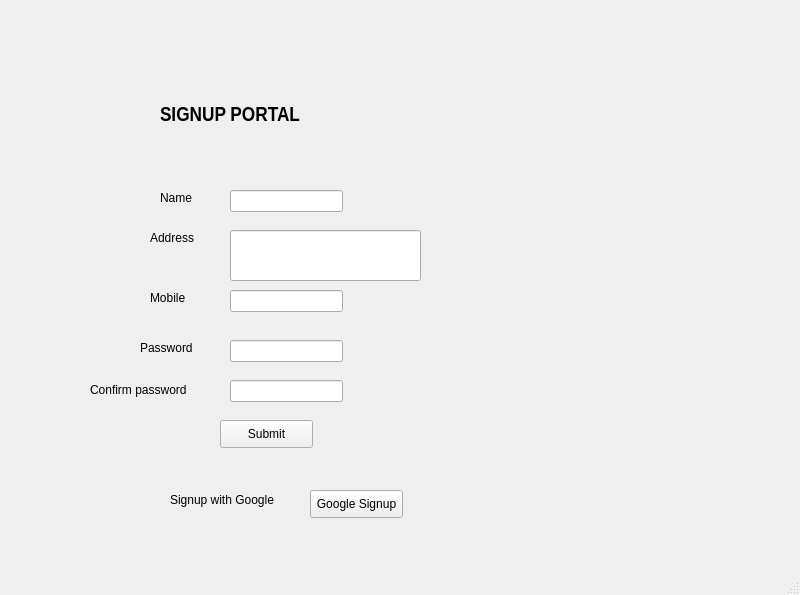
<?xml version="1.0" encoding="UTF-8"?>
<ui version="4.0">
 <class>MainWindow</class>
 <widget class="QMainWindow" name="MainWindow">
  <property name="geometry">
   <rect>
    <x>0</x>
    <y>0</y>
    <width>800</width>
    <height>595</height>
   </rect>
  </property>
  <property name="windowTitle">
   <string>MainWindow</string>
  </property>
  <widget class="QWidget" name="centralwidget">
   <widget class="QLabel" name="label">
    <property name="geometry">
     <rect>
      <x>160</x>
      <y>70</y>
      <width>291</width>
      <height>91</height>
     </rect>
    </property>
    <property name="font">
     <font>
      <family>Arial Narrow</family>
      <pointsize>16</pointsize>
      <weight>75</weight>
      <bold>true</bold>
     </font>
    </property>
    <property name="text">
     <string>SIGNUP PORTAL</string>
    </property>
   </widget>
   <widget class="QLabel" name="label_2">
    <property name="geometry">
     <rect>
      <x>160</x>
      <y>190</y>
      <width>53</width>
      <height>16</height>
     </rect>
    </property>
    <property name="text">
     <string>Name</string>
    </property>
   </widget>
   <widget class="QLabel" name="label_3">
    <property name="geometry">
     <rect>
      <x>150</x>
      <y>230</y>
      <width>53</width>
      <height>16</height>
     </rect>
    </property>
    <property name="text">
     <string>Address</string>
    </property>
   </widget>
   <widget class="QLabel" name="label_4">
    <property name="geometry">
     <rect>
      <x>150</x>
      <y>290</y>
      <width>53</width>
      <height>16</height>
     </rect>
    </property>
    <property name="text">
     <string>Mobile</string>
    </property>
   </widget>
   <widget class="QLineEdit" name="lineEdit">
    <property name="geometry">
     <rect>
      <x>230</x>
      <y>190</y>
      <width>113</width>
      <height>22</height>
     </rect>
    </property>
   </widget>
   <widget class="QLineEdit" name="lineEdit_2">
    <property name="geometry">
     <rect>
      <x>230</x>
      <y>230</y>
      <width>191</width>
      <height>51</height>
     </rect>
    </property>
   </widget>
   <widget class="QLineEdit" name="lineEdit_3">
    <property name="geometry">
     <rect>
      <x>230</x>
      <y>290</y>
      <width>113</width>
      <height>22</height>
     </rect>
    </property>
   </widget>
   <widget class="QLabel" name="label_5">
    <property name="geometry">
     <rect>
      <x>140</x>
      <y>340</y>
      <width>71</width>
      <height>16</height>
     </rect>
    </property>
    <property name="text">
     <string>Password</string>
    </property>
   </widget>
   <widget class="QLineEdit" name="lineEdit_4">
    <property name="geometry">
     <rect>
      <x>230</x>
      <y>340</y>
      <width>113</width>
      <height>22</height>
     </rect>
    </property>
   </widget>
   <widget class="QLabel" name="label_6">
    <property name="geometry">
     <rect>
      <x>90</x>
      <y>380</y>
      <width>111</width>
      <height>20</height>
     </rect>
    </property>
    <property name="text">
     <string>Confirm password</string>
    </property>
   </widget>
   <widget class="QLineEdit" name="lineEdit_5">
    <property name="geometry">
     <rect>
      <x>230</x>
      <y>380</y>
      <width>113</width>
      <height>22</height>
     </rect>
    </property>
   </widget>
   <widget class="QPushButton" name="pushButton">
    <property name="geometry">
     <rect>
      <x>220</x>
      <y>420</y>
      <width>93</width>
      <height>28</height>
     </rect>
    </property>
    <property name="text">
     <string>Submit</string>
    </property>
   </widget>
   <widget class="QPushButton" name="pushButton_2">
    <property name="geometry">
     <rect>
      <x>310</x>
      <y>490</y>
      <width>93</width>
      <height>28</height>
     </rect>
    </property>
    <property name="text">
     <string>Google Signup</string>
    </property>
   </widget>
   <widget class="QLabel" name="label_7">
    <property name="geometry">
     <rect>
      <x>170</x>
      <y>490</y>
      <width>131</width>
      <height>20</height>
     </rect>
    </property>
    <property name="text">
     <string>Signup with Google</string>
    </property>
   </widget>
  </widget>
  <widget class="QMenuBar" name="menubar">
   <property name="geometry">
    <rect>
     <x>0</x>
     <y>0</y>
     <width>800</width>
     <height>26</height>
    </rect>
   </property>
  </widget>
  <widget class="QStatusBar" name="statusbar"/>
 </widget>
 <resources/>
 <connections/>
</ui>
